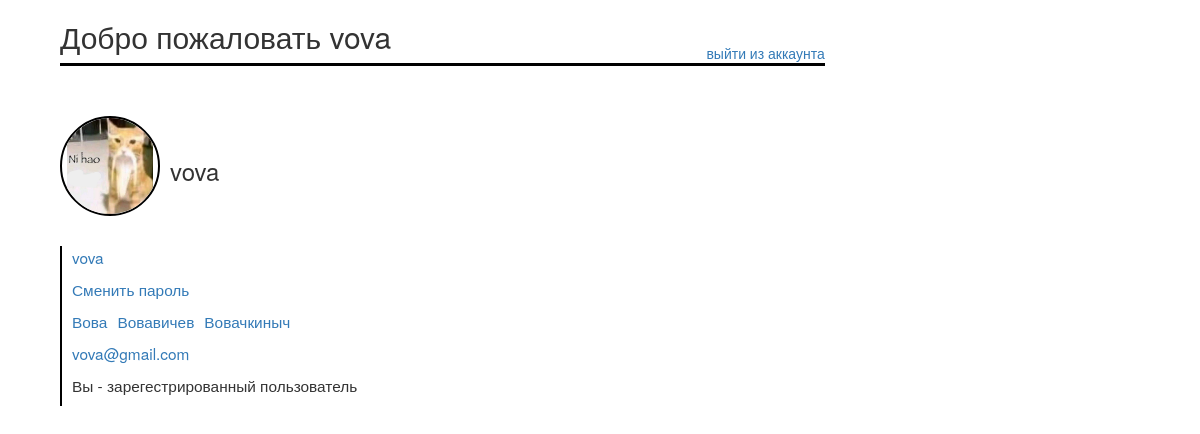
Screenshot of /app/profile (signed in) with the database file from the repository.
### app/models.py (models this page shows)
class Profile(models.Model):
    avatarlink = models.TextField()
    username = models.OneToOneField(User, on_delete=models.CASCADE)
    patronymic = models.CharField(max_length=100, null=True, blank=True)
    class Meta:
        permissions = (('worker', 'Работник'),)

### app/views.py (the view)
# urls.py: path('profile', to_profile, name='profile'),
def to_profile(request):
    user = request.user
    if user.is_authenticated:
        profile = user.profile
        return render(
            request,
            'app/profile.html',
            {'profile': profile}
        )
    else:
        return render(
            request,
            'app/profile.html',
        )

### app/templates/app/profile.html (shortened to what this page needs)
{% extends "base.html" %}
{% load static %}
{% block content %}
    {% if user.is_authenticated %}
        <div class="profile_content">
            <div class="top_bar">
                <h2>Добро пожаловать {{ user.get_username }}</h2>
                <a href="{% url 'to_logout' %}">выйти из аккаунта</a>
            </div>
            <div class="main_bar">
                <div class="user_avatar_and_name">
                    <div class="user_avatar">
                        <a href="{% url 'image-list' %}"><img src="{% static 'app/img/' %}{{ profile.avatarlink }}"
                                                              alt="{{ user.get_username }} avatar"></a>
                    </div>
                    <h3>{{ user.get_username }}</h3>
                </div>
                <div class="user_information">
                    <a href="{% url 'login_change' %}"><p>{{ user.get_username }}</p></a>
                    <a href="{% url 'password_change' %}"><p>Сменить пароль</p></a>
                    <div>
                        {% if user.first_name %}
                            <a href="{% url 'first_name_change' %}"><p>{{ user.first_name }}</p></a>
                        {% else %}
                            <a href="{% url 'first_name_change' %}"><p>У вас не указано имя.</p></a>
                        {% endif %}
                        {% if user.last_name %}
                            <a href="{% url 'last_name_change' %}"><p>{{ user.last_name }}</p></a>
                        {% else %}
                            <a href="{% url 'last_name_change' %}"><p>У вас не указана фамилия.</p></a>
                        {% endif %}
                        {% if profile.patronymic %}
                            <a href="{% url 'patronymic_change' %}"><p>{{ profile.patronymic }}</p></a>
                        {% else %}
                            <a href="{% url 'patronymic_change' %}"><p>У вас не указано отчество.</p></a>
                        {% endif %}
                    </div>
                    <a href="{% url 'email_change' %}"><p>{{ user.email }}</p></a>
                    <p>
                        {% if perms.app.worker %}
                            Вы - работник
                        {% else %}
                           Вы - зарегестрированный пользователь
                        {% endif %}
                    </p>
                </div>
            </div>
        </div>
    {% endif %}
{% endblock %}

### app/static/app/css/style.css (style rules this page uses)
.user_avatar > a > img { width: 100%; height: 100%; object-fit: contain; border-radius: 100%; }
p { font-size: 110%; }
.profile_content { width: 90vw; height: auto; display: grid; grid-template-columns: repeat(2, auto); grid-template-rows: repeat(2,auto); margin: auto; }
.top_bar { width: 100%; height: auto; display: flex; border-bottom: 3px solid black; align-items: flex-end; justify-content: space-between; }
.main_bar { width: 100%; height: auto; display: grid; grid-column: 1; grid-row: 2; margin-top: 50px; }
.user_avatar { width: 100px; height: 100px; border: 2px solid black; border-radius: 100%; }
.user_avatar_and_name { display: flex; gap: 10px; align-items: center; width: 50%; }
.user_information { margin-top: 30px; width: auto; height: auto; display: grid; grid-template-rows: repeat(5,auto); border-left: 2px solid black; padding-left: 10px; }
.user_information > div { display: flex; gap: 10px; }

### rows the page displays
Profile: avatarlink (picture), patronymic "Вовачкиныч"

### other values shown
{{ user.get_username }} "vova"
{{ user.first_name }} "Вова"
{{ user.last_name }} "Вовавичев"
{{ user.email }} "vova@gmail.com"
